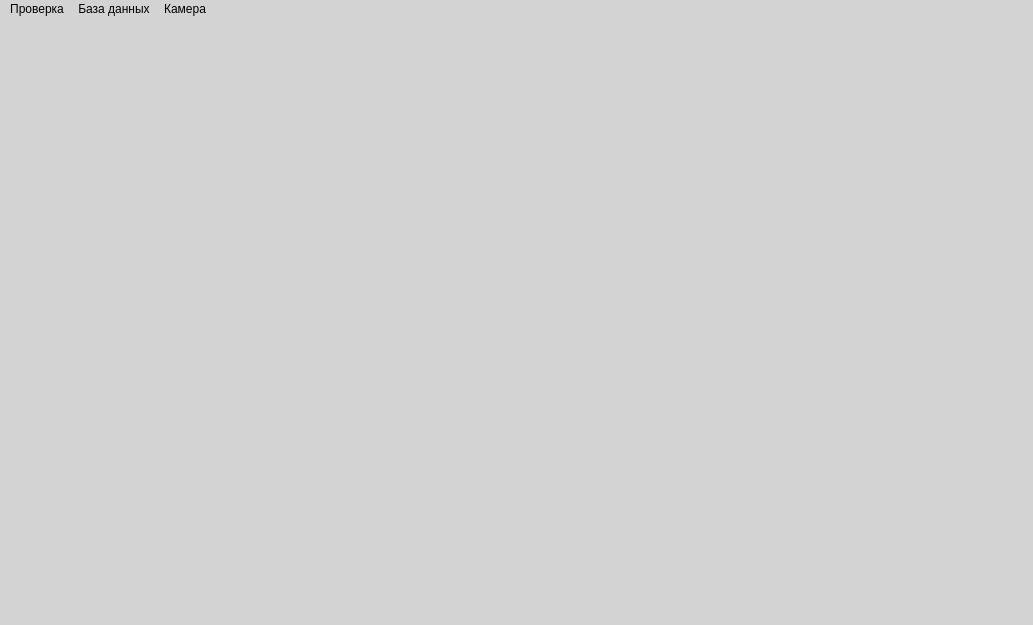
<?xml version="1.0" encoding="UTF-8"?>
<ui version="4.0">
 <class>MainWindow</class>
 <widget class="QMainWindow" name="MainWindow">
  <property name="geometry">
   <rect>
    <x>0</x>
    <y>0</y>
    <width>1033</width>
    <height>625</height>
   </rect>
  </property>
  <property name="windowTitle">
   <string>КПП</string>
  </property>
  <property name="windowIcon">
   <iconset>
    <normaloff>../IMG/logoLQ.ico</normaloff>../IMG/logoLQ.ico</iconset>
  </property>
  <property name="styleSheet">
   <string notr="true">background-color: lightgray;</string>
  </property>
  <widget class="QWidget" name="centralwidget">
   <layout class="QHBoxLayout" name="horizontalLayout">
    <item>
     <layout class="QHBoxLayout" name="HL_mainLayout"/>
    </item>
   </layout>
  </widget>
  <widget class="QMenuBar" name="menubar">
   <property name="geometry">
    <rect>
     <x>0</x>
     <y>0</y>
     <width>1033</width>
     <height>26</height>
    </rect>
   </property>
   <widget class="QMenu" name="M_checkWork">
    <property name="title">
     <string>Проверка</string>
    </property>
    <addaction name="A_photo"/>
   </widget>
   <widget class="QMenu" name="M_database">
    <property name="title">
     <string>База данных</string>
    </property>
    <addaction name="A_notes"/>
   </widget>
   <widget class="QMenu" name="M_camera">
    <property name="title">
     <string>Камера</string>
    </property>
    <addaction name="A_add"/>
    <addaction name="A_update"/>
    <addaction name="A_delete"/>
   </widget>
   <addaction name="M_checkWork"/>
   <addaction name="M_database"/>
   <addaction name="M_camera"/>
  </widget>
  <action name="A_photo">
   <property name="text">
    <string>Фото</string>
   </property>
  </action>
  <action name="A_notes">
   <property name="text">
    <string>Записи</string>
   </property>
  </action>
  <action name="A_add">
   <property name="text">
    <string>Добавить</string>
   </property>
  </action>
  <action name="A_update">
   <property name="text">
    <string>Обновить</string>
   </property>
  </action>
  <action name="A_delete">
   <property name="text">
    <string>Удалить</string>
   </property>
  </action>
  <action name="A_video">
   <property name="text">
    <string>Видео</string>
   </property>
  </action>
 </widget>
 <resources/>
 <connections/>
</ui>
